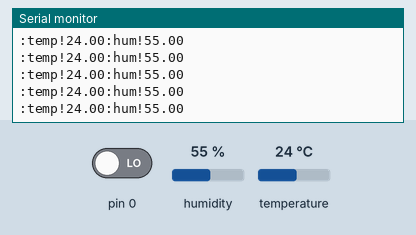
Simulated run of this sketch. Board: Arduino Uno, built with avr-gcc and run on an emulated ATmega328P. Shown: the last lines printed to the serial monitor. The test bench sets the inputs (shaded band); at power-on: humidity 55 %, temperature 24 °C, pin 0 LOW. Sleep ends after the set time or at an interrupt.

Above: at 2.8 s.
2.9 s: humidity set to 22 %
At 4.26 s:
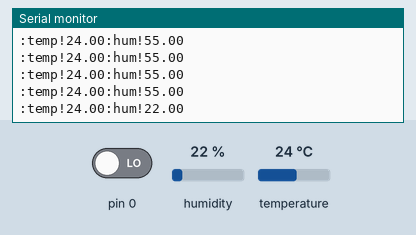
5.6 s: temperature set to 12 °C
At 6.09 s:
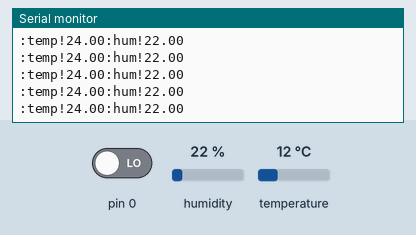
8.3 s: humidity set to 40 %
At 8.34 s:
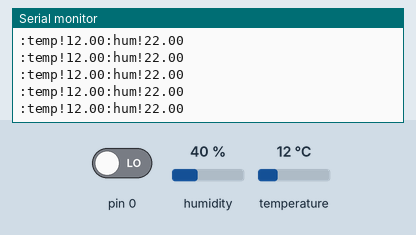
Timing chart, 0 to 11.3 s (numbered marks = the images above; inputs shaded):
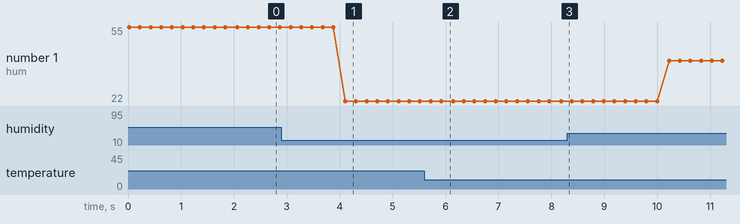

The sketch:

weather_node.ino
```cpp
/*
 * PWS. Nodo de recogida de datos.
 */

#include <avr/power.h>
#include <avr/sleep.h>
#include <avr/wdt.h>
#include <DHT.h>

#define DHTTYPE DHT11

const byte DHTPIN = 4;
DHT dht(DHTPIN, DHTTYPE);

float temp, hum;
//const byte LIGHTPIN = A5;
//int light;

ISR(WDT_vect){
  wdt_disable();  // disable watchdog
}

void myWatchdogEnable(const byte interval){
  MCUSR = 0;                          // reset various flags
  WDTCSR |= 0b00011000;               // set WDCE, WDE
  WDTCSR =  0b01000000 | interval;    // set WDIE, and appropriate delay

  wdt_reset();
  noInterrupts ();

  byte old_ADCSRA = ADCSRA;
  // disable ADC
  ADCSRA = 0;
  // pin change interrupt (D0)
  PCMSK2 |= bit (PCINT16); // want pin 0
  PCIFR  |= bit (PCIF2);   // clear any outstanding interrupts
  PCICR  |= bit (PCIE2);   // enable pin change interrupts for D0 to D7

  set_sleep_mode (SLEEP_MODE_IDLE);
  power_adc_disable();
  power_spi_disable();
  power_timer0_disable();
  power_timer1_disable();
  power_timer2_disable();
  power_twi_disable();
  // UCSR0B &= ~bit (RXEN0);  // disable receiver
  // UCSR0B &= ~bit (TXEN0);  // disable transmitter

  sleep_enable();
  interrupts ();
  sleep_mode();

  sleep_disable();
  power_all_enable();
  ADCSRA = old_ADCSRA;
  PCICR  &= ~bit (PCIE2);   // disable pin change interrupts for D0 to D7
  //UCSR0B |= bit (RXEN0);  // enable receiver
  //UCSR0B |= bit (TXEN0);  // enable transmitter
}

void setup() {
  Serial.begin(9600);

  dht.begin();
  pinMode(DHTPIN, INPUT);

  //Watchdog config
  wdt_enable(WDTO_8S);
}

void loop() {
  wdt_reset();
  temp = dht.readTemperature();
  hum = dht.readHumidity();
  Serial.print(":temp!");
  Serial.print(temp);
  Serial.print(":hum!");
  Serial.println(hum);
  delay(200);

  int i;
  for (i=0; i<1; i++){
    myWatchdogEnable (0b100001);  // 8 seconds
  }
}
```

Measured:
- after the input at 2.9 s, the serial monitor: prints a new line after 1.2 s (image 1)
- plotted number 1: 55 → 22 after the input at 2.9 s, 22 → 40 after the input at 8.3 s
